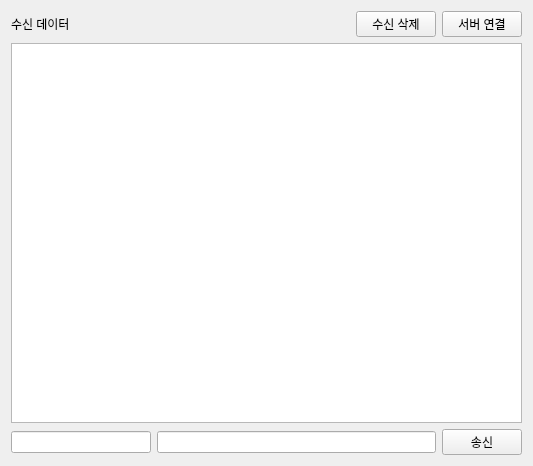
<?xml version="1.0" encoding="UTF-8"?>
<ui version="4.0">
 <class>Tab2SocketClient</class>
 <widget class="QWidget" name="Tab2SocketClient">
  <property name="geometry">
   <rect>
    <x>0</x>
    <y>0</y>
    <width>533</width>
    <height>466</height>
   </rect>
  </property>
  <property name="windowTitle">
   <string>Form</string>
  </property>
  <layout class="QVBoxLayout" name="verticalLayout_2">
   <item>
    <layout class="QVBoxLayout" name="verticalLayout">
     <item>
      <layout class="QHBoxLayout" name="horizontalLayout" stretch="8,1,1">
       <item>
        <widget class="QLabel" name="label">
         <property name="text">
          <string>수신 데이터</string>
         </property>
        </widget>
       </item>
       <item>
        <widget class="QPushButton" name="pPBrecvDataClear">
         <property name="text">
          <string>수신 삭제</string>
         </property>
        </widget>
       </item>
       <item>
        <widget class="QPushButton" name="pPBserverConnect">
         <property name="text">
          <string>서버 연결</string>
         </property>
         <property name="checkable">
          <bool>true</bool>
         </property>
        </widget>
       </item>
      </layout>
     </item>
     <item>
      <widget class="QTextEdit" name="pTErecvData"/>
     </item>
     <item>
      <layout class="QHBoxLayout" name="horizontalLayout_2" stretch="3,6,1">
       <item>
        <widget class="QLineEdit" name="pLErecvId"/>
       </item>
       <item>
        <widget class="QLineEdit" name="pLEsendData"/>
       </item>
       <item>
        <widget class="QPushButton" name="pPBSend">
         <property name="text">
          <string>송신</string>
         </property>
        </widget>
       </item>
      </layout>
     </item>
    </layout>
   </item>
  </layout>
 </widget>
 <resources/>
 <connections>
  <connection>
   <sender>pLEsendData</sender>
   <signal>returnPressed()</signal>
   <receiver>pPBSend</receiver>
   <slot>click()</slot>
   <hints>
    <hint type="sourcelabel">
     <x>359</x>
     <y>445</y>
    </hint>
    <hint type="destinationlabel">
     <x>472</x>
     <y>445</y>
    </hint>
   </hints>
  </connection>
 </connections>
</ui>
